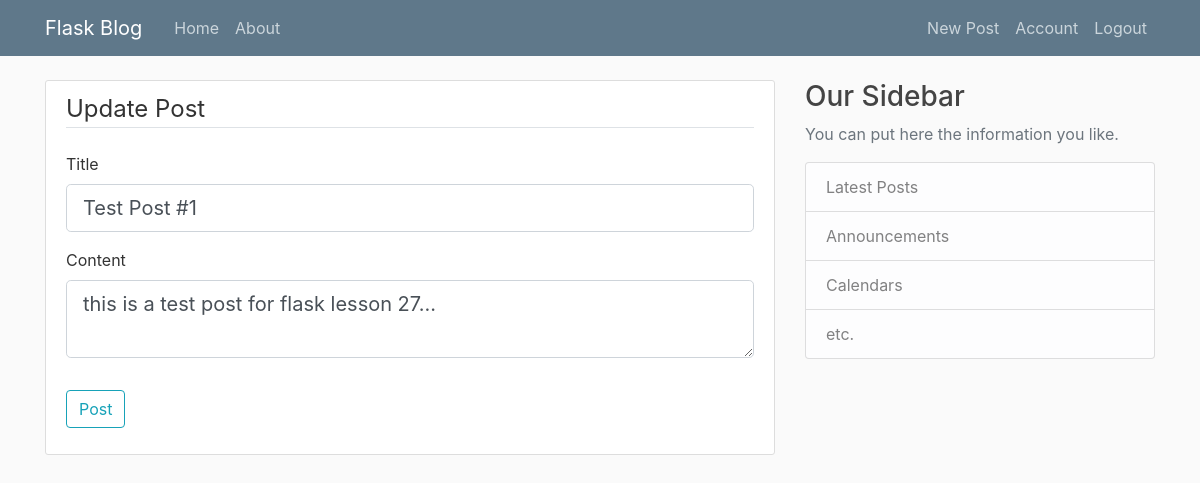
The app's page /post/2/update (signed in) with its own data.
### main_app/models.py (models this page shows, shortened)
class Post(db.Model):
    id = db.Column(db.Integer, primary_key=True)
    title = db.Column(db.String(100), nullable=False)
    date_posted = db.Column(db.DateTime, nullable=False, default=datetime.utcnow) # imported from datetime, sets date and time of post to that instant
    content = db.Column(db.Text, nullable=False)
    user_id = db.Column(db.Integer, db.ForeignKey('user.id'), nullable=False)

### main_app/routes.py (the view)
@app.route("/post/<int:post_id>/update", methods=['GET', 'POST']) # integer for post id is unique for all posts
@login_required # user needs to be logged in to access this page
def update_post(post_id):
    post = Post.query.get_or_404(post_id) # get_or_404 either grabs post id or if none found, displays 404 error
    if post.author != current_user:
        abort(403) # 403 error restricts access to posts that don't belong to the user [FORBIDDEN AHHHHHHHHH]
    form = PostForm()
    if form.validate_on_submit(): # form updates upon validation and returns to individual post view
        post.title = form.title.data
        post.content = form.content.data
        db.session.commit()
        flash('Your post has been updated!', 'success')
        return redirect(url_for('post', post_id=post.id))
    elif request.method == 'GET': # form pre-populates with existing data
        form.title.data = post.title
        form.content.data = post.content
    return render_template('create_post.html', title='Update Post', form=form, legend='Update Post')

### main_app/forms.py
class PostForm(FlaskForm):
    title = StringField('Title', validators=[DataRequired()])
    content = TextAreaField('Content', validators=[DataRequired()])
    submit = SubmitField('Post')

### main_app/models.py (called while the page is built)
@login_manager.user_loader
def load_user(user_id):
    return User.query.get(int(user_id)) # query gets user id and makes sure it is an integer

### main_app/templates/create_post.html (shortened to what this page needs)
{% extends "layout.html" %}
{% block content %}
<div class="content-section">
    <form method="POST" action="">
        <fieldset class="form-group">
            <legend class="border-bottom mb-4">{{ legend }}</legend>
            <div class="form-group">
                {{ form.title.label(class="form-control-label") }}
                {% if form.title.errors %}
                {{ form.title(class="form-control form-control-lg is-invalid") }}
                <div class="invalid-feedback">
                    {% for error in form.title.errors %}
                        <span>{{ error }}</span>
                    {% endfor %}
                </div>
                {% else %}
                {{ form.title(class="form-control form-control-lg") }}
                {% endif %}
            </div>
            <div class="form-group">
                {{ form.content.label(class="form-control-label") }}
                {% if form.content.errors %}
                {{ form.content(class="form-control form-control-lg is-invalid") }}
                <div class="invalid-feedback">
                    {% for error in form.content.errors %}
                        <span>{{ error }}</span>
                    {% endfor %}
                </div>
                {% else %}
                {{ form.content(class="form-control form-control-lg") }}
                {% endif %}
            </div>
         </fieldset>
         <div class="form-group">
            {{ form.submit(class="btn btn-outline-info") }}
         </div>
    </form>
</div>
{% endblock content %}

### main_app/static/main.css (style rules this page uses)
body { background: #fafafa; color: #333333; margin-top: 5rem; }
.content-section { background: #ffffff; padding: 10px 20px; border: 1px solid #dddddd; border-radius: 3px; margin-bottom: 20px; }

### records on screen
Post: title "Test Post #1", content "this is a test post for flask lesson 27..."

### other values on screen
{{ legend }} "Update Post"
